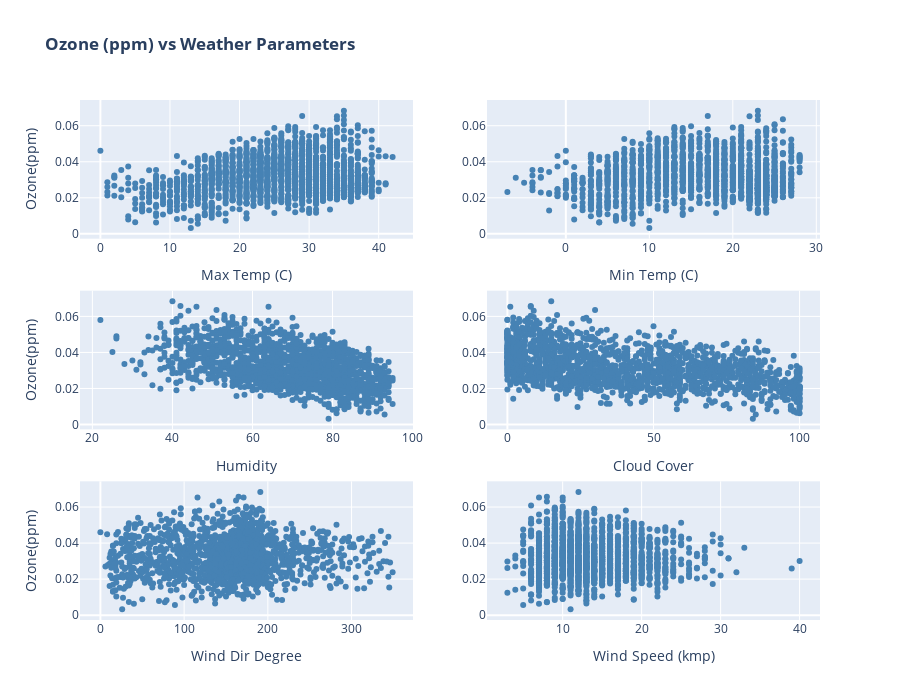

This figure's notebook cell:
### Markdown cell above
## <font color='#ff6600'> Plotting correlation between weather parameters and Ozone </font>

### Code cell
# plotting correlation between weather parameters and ozone

fig = make_subplots(rows=3, cols=2, start_cell="bottom-left")

fig.add_trace(go.Scatter(x=combined_oz_weather_data['maxtempC'],
                            y=combined_oz_weather_data['Ozone(ppm)'], 
                            mode='markers',
                            marker=dict(color='rgb(70,130,180)')),
              row=3, col=1)

fig.add_trace(go.Scatter(x=combined_oz_weather_data['mintempC'],
                            y=combined_oz_weather_data['Ozone(ppm)'], 
                            mode='markers',
                            marker=dict(color='rgb(70,130,180)')),
              row=3, col=2)

fig.add_trace(go.Scatter(x=combined_oz_weather_data['humidity'],
                            y=combined_oz_weather_data['Ozone(ppm)'], 
                            mode='markers',
                            marker=dict(color='rgb(70,130,180)')),
              row=2, col=1)

fig.add_trace(go.Scatter(x=combined_oz_weather_data['cloudcover'],
                            y=combined_oz_weather_data['Ozone(ppm)'], 
                            mode='markers',
                            marker=dict(color='rgb(70,130,180)')),
              row=2, col=2)

fig.add_trace(go.Scatter(x=combined_oz_weather_data['winddirDegree'],
                            y=combined_oz_weather_data['Ozone(ppm)'], 
                            mode='markers',
                            marker=dict(color='rgb(70,130,180)')),
              row=1, col=1)

fig.add_trace(go.Scatter(x=combined_oz_weather_data['windspeedKmph'],
                            y=combined_oz_weather_data['Ozone(ppm)'], 
                            mode='markers',
                            marker=dict(color='rgb(70,130,180)')),
              row=1, col=2)

# Update xaxis properties
fig.update_xaxes(title_text="Max Temp (C)", row=3, col=1)
fig.update_xaxes(title_text="Min Temp (C)", row=3, col=2)
fig.update_xaxes(title_text="Humidity",  row=2, col=1)
fig.update_xaxes(title_text="Cloud Cover", row=2, col=2)
fig.update_xaxes(title_text="Wind Dir Degree", row=1, col=1)
fig.update_xaxes(title_text="Wind Speed (kmp)", row=1, col=2)

# Update yaxis properties
fig.update_yaxes(title_text="Ozone(ppm)", row=3, col=1)
fig.update_yaxes(title_text="Ozone(ppm)", row=2, col=1)
fig.update_yaxes(title_text="Ozone(ppm)", row=1, col=1)

fig.update_layout(height=700, showlegend=False, title_text="<b>Ozone (ppm) vs Weather Parameters</b>")

fig.show()

### Figure 1 — Plotly figure (JSON) as saved in the notebook; plotly's stock layout.template omitted (floating-point values rounded to 4 significant figures; data arrays with more than 128 entries replaced by an {"elided": "..."} marker saying what was removed)
{"data": [{"marker": {"color": "rgb(70,130,180)"}, "mode": "markers", "type": "scatter", "x": {"elided": "1734 int values"}, "xaxis": "x5", "y": {"elided": "1734 float values"}, "yaxis": "y5"}, {"marker": {"color": "rgb(70,130,180)"}, "mode": "markers", "type": "scatter", "x": {"elided": "1734 int values"}, "xaxis": "x6", "y": {"elided": "1734 float values"}, "yaxis": "y6"}, {"marker": {"color": "rgb(70,130,180)"}, "mode": "markers", "type": "scatter", "x": {"elided": "1734 int values"}, "xaxis": "x3", "y": {"elided": "1734 float values"}, "yaxis": "y3"}, {"marker": {"color": "rgb(70,130,180)"}, "mode": "markers", "type": "scatter", "x": {"elided": "1734 int values"}, "xaxis": "x4", "y": {"elided": "1734 float values"}, "yaxis": "y4"}, {"marker": {"color": "rgb(70,130,180)"}, "mode": "markers", "type": "scatter", "x": {"elided": "1734 int values"}, "xaxis": "x", "y": {"elided": "1734 float values"}, "yaxis": "y"}, {"marker": {"color": "rgb(70,130,180)"}, "mode": "markers", "type": "scatter", "x": {"elided": "1734 int values"}, "xaxis": "x2", "y": {"elided": "1734 float values"}, "yaxis": "y2"}], "layout": {"height": 700, "showlegend": false, "title": {"text": "<b>Ozone (ppm) vs Weather Parameters</b>"}, "xaxis": {"anchor": "y", "domain": [0, 0.45], "title": {"text": "Wind Dir Degree"}}, "xaxis2": {"anchor": "y2", "domain": [0.55, 1], "title": {"text": "Wind Speed (kmp)"}}, "xaxis3": {"anchor": "y3", "domain": [0, 0.45], "title": {"text": "Humidity"}}, "xaxis4": {"anchor": "y4", "domain": [0.55, 1], "title": {"text": "Cloud Cover"}}, "xaxis5": {"anchor": "y5", "domain": [0, 0.45], "title": {"text": "Max Temp (C)"}}, "xaxis6": {"anchor": "y6", "domain": [0.55, 1], "title": {"text": "Min Temp (C)"}}, "yaxis": {"anchor": "x", "domain": [0, 0.2667], "title": {"text": "Ozone(ppm)"}}, "yaxis2": {"anchor": "x2", "domain": [0, 0.2667]}, "yaxis3": {"anchor": "x3", "domain": [0.3667, 0.6333], "title": {"text": "Ozone(ppm)"}}, "yaxis4": {"anchor": "x4", "domain": [0.3667, 0.6333]}, "yaxis5": {"anchor": "x5", "domain": [0.7333, 1], "title": {"text": "Ozone(ppm)"}}, "yaxis6": {"anchor": "x6", "domain": [0.7333, 1]}}}
